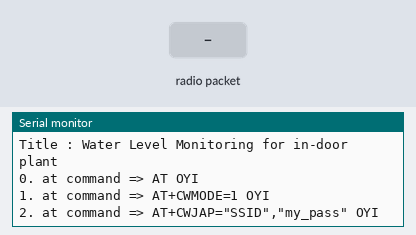
Bench run of a sketch on a simulated Arduino Uno, built with avr-gcc and run on an emulated ATmega328P. Shown: the last lines printed to the serial monitor. Inputs (shaded band) come from the test bench. No radio packets arrive unless stated; the modem accepts every AT command (registered, SIM ready, sends succeed) and sends nothing else.

Above: at 1.3 s.
1.4 s: radio packet "5" arrives
At 2.9 s:
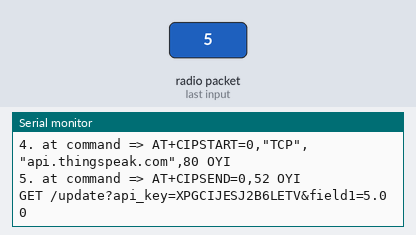
3.6 s: radio packet "90" arrives
At 7.0 s:
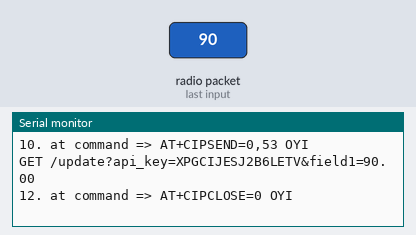

Measured:
- after the input at 1.4 s, the serial monitor: prints a new line after 0.75 s (image 1)
- after the input at 3.6 s, the serial monitor: prints a new line after 1.3 s (image 2)

The sketch:

device1.ino
```cpp
#include <SoftwareSerial.h>
#include "secrets.h"
#include "ThingSpeak.h"
#include <SPI.h>
#include <nRF24L01.h>
#include <RF24.h>

String convertToString(char* a);
//void sendCommand(String command, int maxTime, char readReplay[], bool printOut);

SoftwareSerial ESPserial(2, 3); // RX | TX
RF24 radio(7, 8); // CE, CSN

String SSID_=convertToString(SECRET_SSID);
String PASS_=convertToString(SECRET_PASS);

String HOST = "api.thingspeak.com";
String PORT = "80";

int countTrueCommand;
int countTimeCommand;
boolean found = false;

const byte address[6] = "00001";
float Data_ = 999.99;
bool flag_data = false;

int period = 1000;
unsigned long time_now = 0;

void setup()
{

Serial.begin(9600); // communication with the host computer
while (!Serial) { ; }

  // Start the software serial for communication with the ESP8266
  ESPserial.begin(9600);

  Serial.println("Mini Project EE524");
  Serial.println("Title : Water Level Monitoring for in-door plant ");
  sendCommand("AT",5,"OK");

//  sendCommand("AT+UART_DEF=9600,8,1,0,0",5,"OK");
  sendCommand("AT+CWMODE=1",5,"OK");
  sendCommand("AT+CWJAP=\""+SSID_+"\",\""+PASS_+"\"",15,"OK");
  //ESPserial.println("AT+CIFSR");
  Serial.println("");

  radio.begin();
  radio.openReadingPipe(0, address);
  radio.setPALevel(RF24_PA_MIN);
  radio.startListening();

}

void loop()

{
  if (radio.available()) {
    char text[32] = "";
    radio.read(&text, sizeof(text));
    Serial.println("recieve data");
    Data_= atof(text);
    Serial.println(Data_);
    if (Data_ != 999.99)
      flag_data = true;
    else
      flag_data = false;

  }
  if (flag_data == true){
    String sendData_ = "GET /update?api_key=XPGCIJESJ2B6LETV&field1="+String(Data_);
//    sendCommand("AT",5,"OK");
//    sendCommand("AT+RST",10,"OK");
    sendCommand("AT+CIPMUX=1",5,"OK");
    sendCommand("AT+CIPSTART=0,\"TCP\",\""+ HOST +"\","+ PORT,15,"OK");
    sendCommand("AT+CIPSEND=0," +String(sendData_.length()+4),4,">");
    Serial.println(sendData_);
    ESPserial.println(sendData_);delay(1500);countTrueCommand++;
    sendCommand("AT+CIPCLOSE=0",5,"OK");
    Serial.println("");}
    flag_data = false;
    Data_ = 999.99;
  time_now = millis();
  while(millis() < time_now + period){
  }

//// listen for communication from the ESP8266 and then write it to the serial monitor
//
//if ( ESPserial.available() ) { Serial.write( ESPserial.read() ); }
//
//// listen for user input and send it to the ESP8266
//
//if ( Serial.available() ) { ESPserial.write( Serial.read() ); }
}

String convertToString(char* a)
{
    String s(a);
    return s;
}

void sendCommand(String command, int maxTime, char readReplay[]) {
  Serial.print(countTrueCommand);
  Serial.print(". at command => ");
  Serial.print(command);
  Serial.print(" ");
  while(countTimeCommand < (maxTime*1))
  {
    ESPserial.println(command);//at+cipsend
    if(ESPserial.find(readReplay))//ok
    {
      found = true;
      break;
    }

    countTimeCommand++;
  }

  if(found == true)
  {
    Serial.println("OYI");
    countTrueCommand++;
    countTimeCommand = 0;
  }

  if(found == false)
  {
    Serial.println("Fail");
    countTrueCommand = 0;
    countTimeCommand = 0;
  }

  found = false;
 }
```

secrets.h
```cpp
// Use this file to store all of the private credentials
// and connection details

#define SECRET_SSID "SSID"    // replace MySSID with your WiFi network name
#define SECRET_PASS "my_pass"  // replace MyPassword with your WiFi password

#define SECRET_CH_ID 0000000 // replace 0000000 with your channel number
#define SECRET_WRITE_APIKEY "XPG..."   // replace XYZ with your channel write API Key
```
